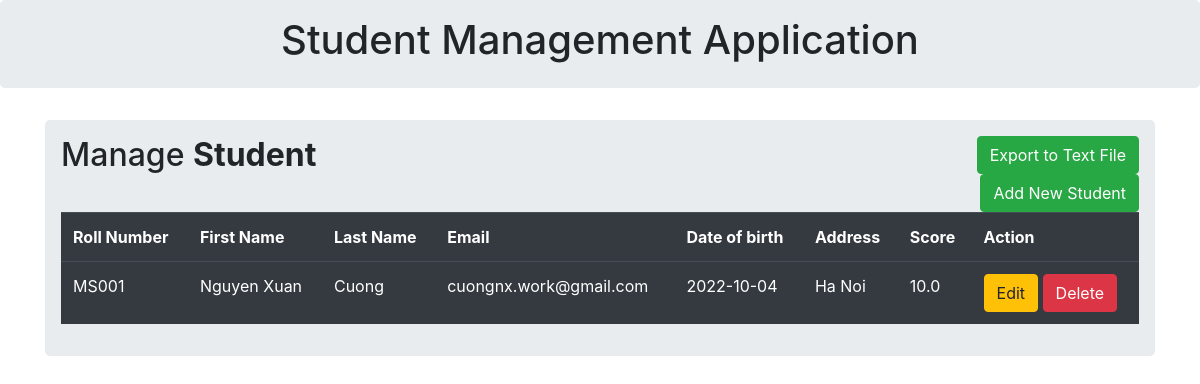
Before: / with the older database file.
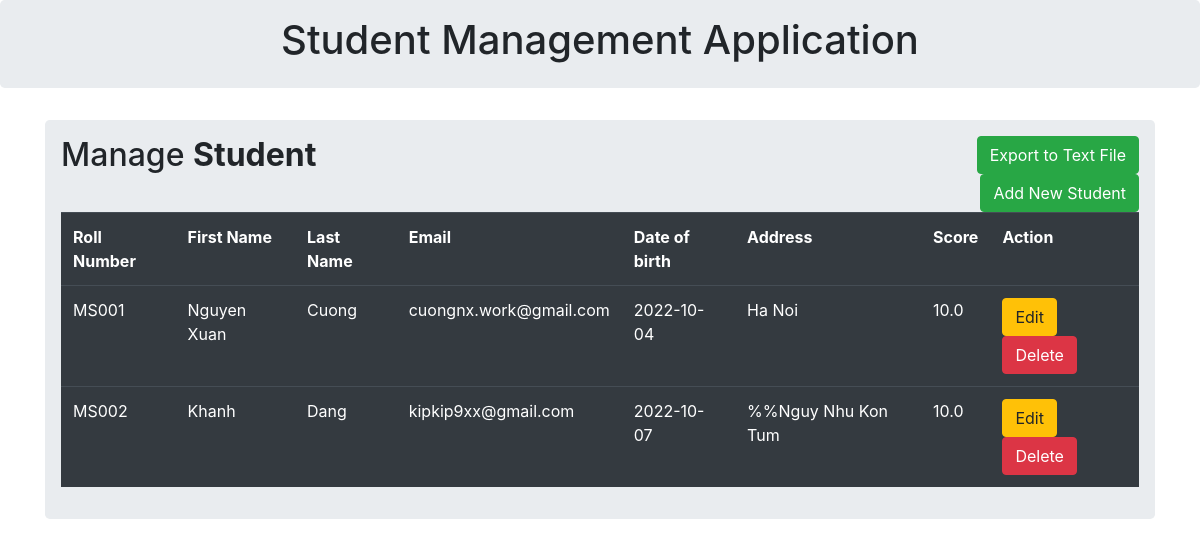
After: the same page with the newer database file.
### tables this page shows
CREATE TABLE student (
                                            roll_number text PRIMARY KEY,
                                            first_name text NOT NULL,
                                            last_name text NOT NULL,
                                            email text NOT NULL,
                                            date_of_birth text NOT NULL,
                                            address text NOT NULL,
                                            score real NOT NULL
                                        );

### app.py (the view)
@app.route('/')
def index():
    allData = studentData.getAll()
    return render_template('index.html', students = allData)

### data_access.py (called while the page is built)
    def getAll(self):
        sql_select = """SELECT roll_number, first_name, last_name, email, date_of_birth, address, score FROM student"""
        lst = self.conn.cursor().execute(sql_select).fetchall()
        students = []
        for item in lst:
            s = Student(item)
            students.append(s)
        return students

### student.py (called while the page is built)
    @property
    def rnumber(self): return self.__rnumber

    @property
    def fname(self): return self.__fname

    @property
    def lname(self): return self.__lname

    @property
    def email(self): return self.__email

    @property
    def dob(self): return self.__dob

    @property
    def address(self): return self.__address

    @property
    def score(self): return self.__score

### templates/index.html (shortened to what this page needs)
{% extends 'base.html' %}
{% block body %}
    <div class="container">
        <div class="row">
            <div class="col-md-12">
                <div class="jumbotron p-3">
                    <h2>Manage <b>Student </b>
                        <button type="button" class="btn btn-success float-right"
                                onclick="window.location.href='{{url_for('exportDataToFile')}}'">Export to Text File
                        </button>
                        <br>
                        <button type="button" class="btn btn-success float-right"
                                data-toggle="modal"
                                data-target="#myModal">Add New Student
                        </button>
                    </h2>
                    <table class="table table-hover table-dark">
                        <tr>
                            <th>Roll Number</th>
                            <th>First Name</th>
                            <th>Last Name</th>
                            <th>Email</th>
                            <th>Date of birth</th>
                            <th>Address</th>
                            <th>Score</th>
                            <th>Action</th>
                        </tr>
                        {% for row in students %}
                        <tr>
                            <td>{{row.rnumber}}</td>
                            <td>{{row.fname}}</td>
                            <td>{{row.lname}}</td>
                            <td>{{row.email}}</td>
                            <td>{{row.dob}}</td>
                            <td>{{row.address}}</td>
                            <td>{{row.score}}</td>
                            <td>
                                <a href="/update/{{row.rnumber}}" class="btn btn-warning btn-xs"
                                   data-toggle="modal"
                                   data-target="#modalEdit{{row.rnumber}}">Edit</a>
                                <a href="/delete/{{row.rnumber}}" class="btn btn-danger btn-xs"
                                   onclick="return confirm('Are you sure?')">Delete</a>
                            </td>
                        </tr>
                        {% endfor %}
                    </table>
                </div>
            </div>
        </div>
    </div>
{% endblock %}

### templates/base.html (shortened to what this page needs)
<!DOCTYPE html>
<html lang="en">
<head>
    <link rel="stylesheet" href="https://cdn.jsdelivr.net/npm/bootstrap@4.3.1/dist/css/bootstrap.min.css"
>
</head>
<body>
{% block body %}{% endblock %}
</body>
</html>

### templates/header.html (shortened to what this page needs)
{% extends 'base.html' %}
{% block body %}
    <div class="jumbotron p-3">
        <div class="well text-center">
            <h1>Student Management Application</h1>
        </div>
    </div>
{% endblock %}

### templates/update_dialog.html (shortened to what this page needs)
{% extends 'base_dialog.html' %}

### templates/create_dialog.html (shortened to what this page needs)
{% extends 'base_dialog.html' %}

Changed rows visible on the page:
added student: rnumber "MS002", fname "Khanh", lname "Dang", email "kipkip9xx@gmail.com", dob "2022-10-07", address "%%Nguy Nhu Kon Tum", score "10.0"
